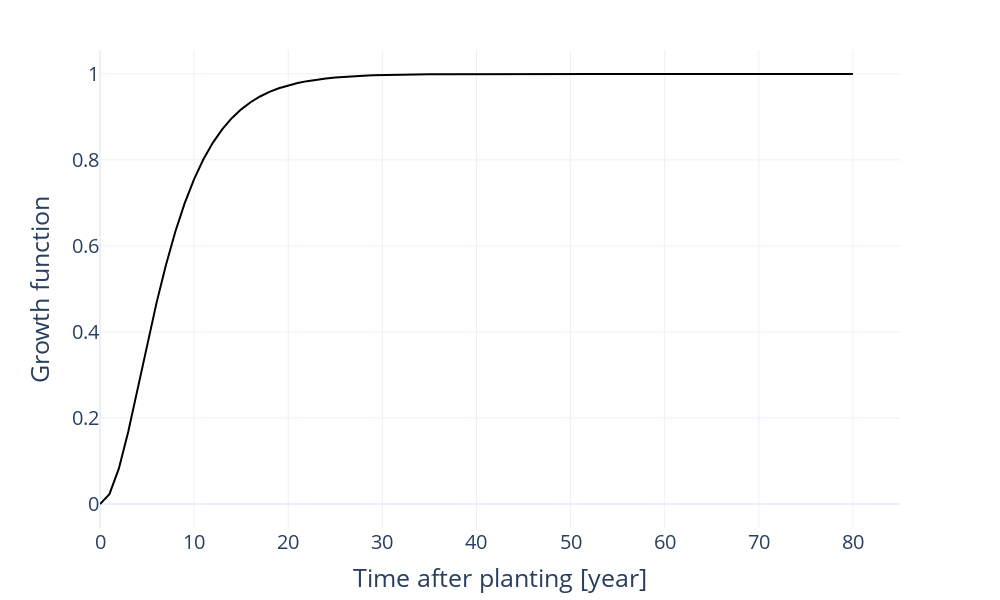

Notebook source saved alongside this figure:
### Code cell
fig = go.Figure()


yj = np.linspace(0, 80, 81)

fig.add_trace(go.Scatter(x=yj, y=AboveGroundCarbon_vector, mode='lines', line=dict(color="black")))

fig.update_xaxes(range=(0,85))
# Aggiunta di titolo e etichette agli assi
fig.update_layout(margin=dict(l=100, r=100, t=50, b=50), 
                  template = "plotly_white", 
                  width = 1000,
                  height = 600)

fig.update_layout(
    xaxis=dict(
        tickfont=dict(size=20),  
        title=dict(text="Time after planting [year]", font=dict(size=25))  
    ),
    yaxis=dict(
        tickfont=dict(size=20),  
        title=dict(text="Growth function", font=dict(size=25)) 
    )
)

fig.show()
fig.write_image(r'C:\Users\frafr\OneDrive\Documenti\Polimi Magistrale\Tesi\word tesi\plots\chapman richards.png', scale=5)

### Figure 1 — Plotly figure (JSON) as saved in the notebook; plotly's stock layout.template omitted (floating-point values rounded to 4 significant figures)
{"data": [{"line": {"color": "black"}, "mode": "lines", "type": "scatter", "x": [0, 1, 2, 3, 4, 5, 6, 7, 8, 9, 10, 11, 12, 13, 14, 15, 16, 17, 18, 19, 20, 21, 22, 23, 24, 25, 26, 27, 28, 29, 30, 31, 32, 33, 34, 35, 36, 37, 38, 39, 40, 41, 42, 43, 44, 45, 46, 47, 48, 49, 50, 51, 52, 53, 54, 55, 56, 57, 58, 59, 60, 61, 62, 63, 64, 65, 66, 67, 68, 69, 70, 71, 72, 73, 74, 75, 76, 77, 78, 79, 80], "y": [0, 0.02314, 0.08236, 0.1683, 0.2678, 0.3698, 0.4671, 0.5554, 0.6329, 0.6994, 0.7554, 0.802, 0.8403, 0.8716, 0.897, 0.9175, 0.9341, 0.9473, 0.958, 0.9665, 0.9733, 0.9787, 0.983, 0.9865, 0.9892, 0.9914, 0.9931, 0.9945, 0.9956, 0.9965, 0.9972, 0.9977, 0.9982, 0.9985, 0.9988, 0.999, 0.9992, 0.9993, 0.9994, 0.9995, 0.9996, 0.9996, 0.9997, 0.9997, 0.9998, 0.9998, 0.9998, 0.9998, 0.9998, 0.9998, 0.9998, 0.9998, 0.9998, 0.9998, 0.9999, 0.9999, 0.9999, 0.9999, 0.9999, 0.9999, 0.9999, 0.9999, 0.9999, 0.9999, 0.9999, 0.9999, 0.9999, 0.9999, 0.9999, 0.9999, 0.9999, 0.9999, 0.9999, 0.9999, 0.9999, 0.9999, 0.9999, 0.9999, 0.9999, 0.9999, 0.9999]}], "layout": {"height": 600, "margin": {"b": 50, "l": 100, "r": 100, "t": 50}, "width": 1000, "xaxis": {"range": [0, 85], "tickfont": {"size": 20}, "title": {"font": {"size": 25}, "text": "Time after planting [year]"}}, "yaxis": {"tickfont": {"size": 20}, "title": {"font": {"size": 25}, "text": "Growth function"}}}}
